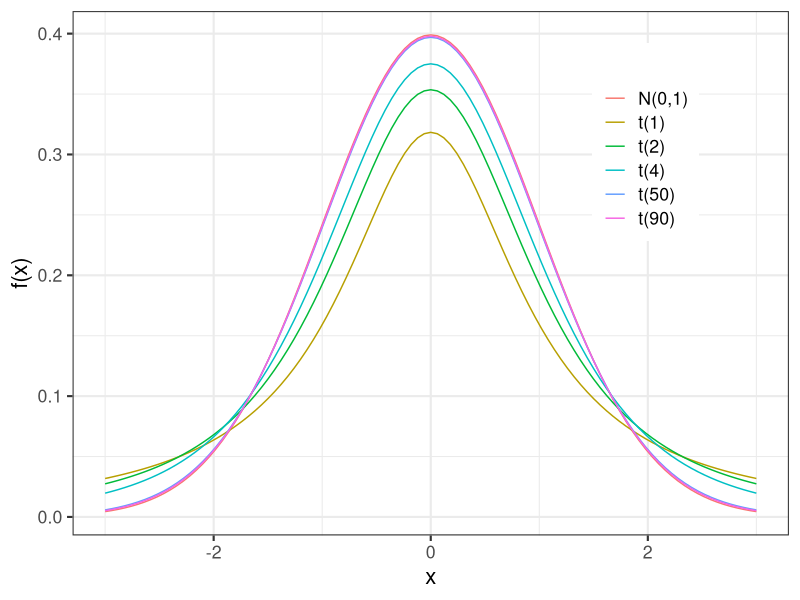
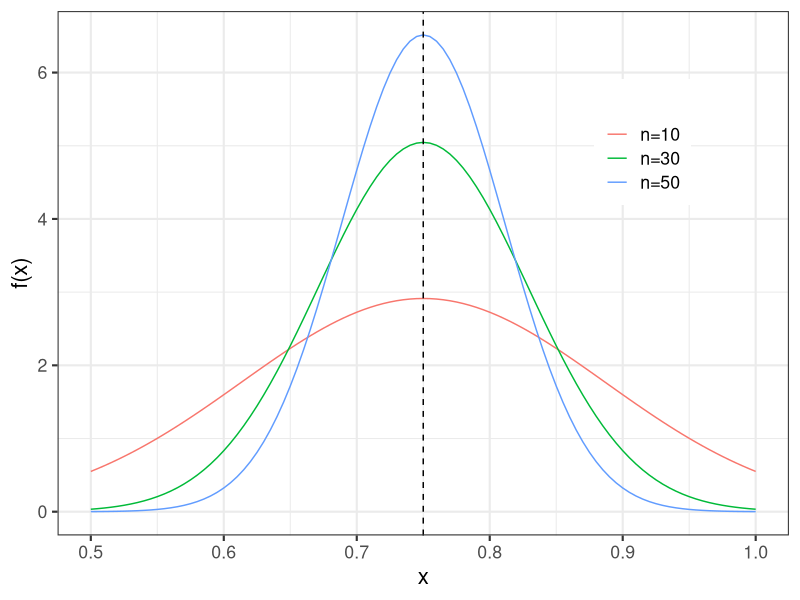
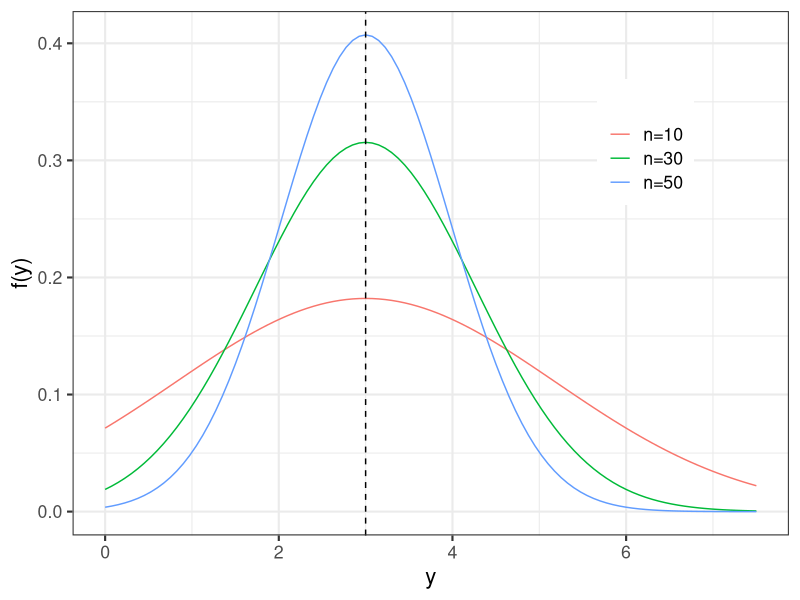
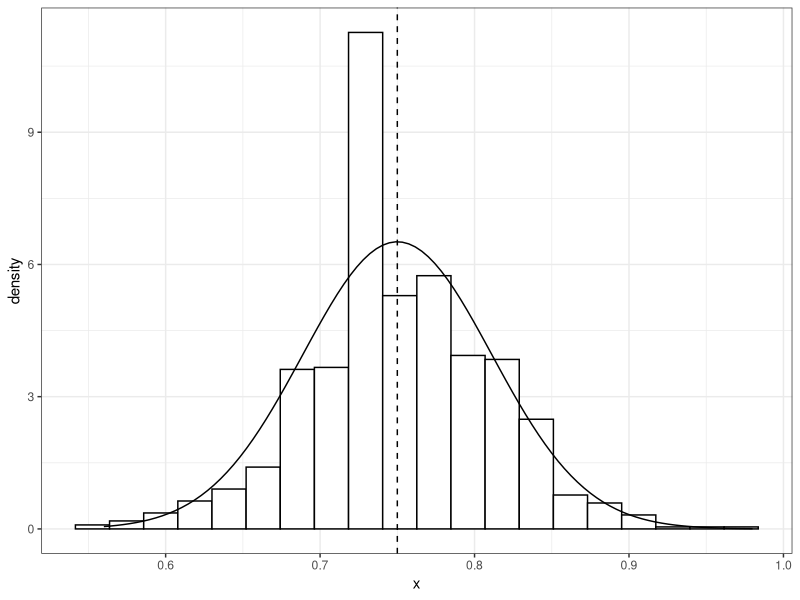
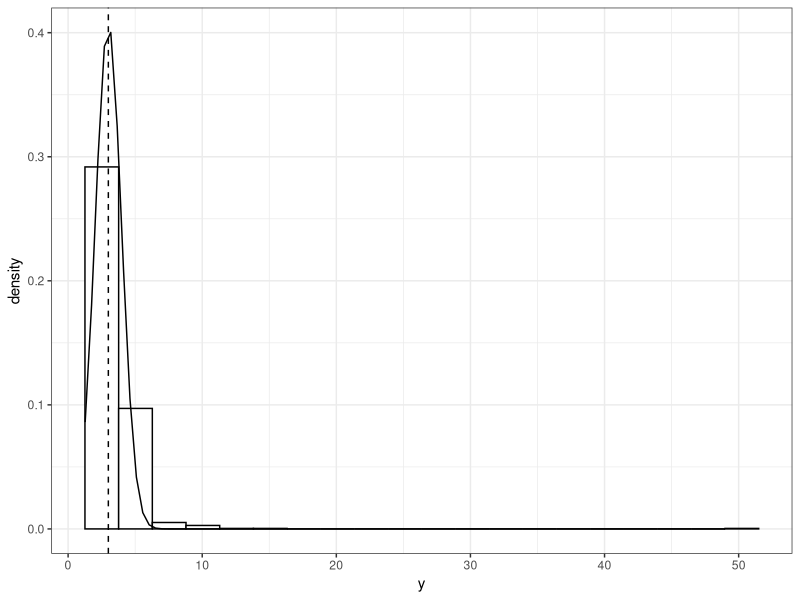

Recreate these plots in R, in order.
## ---- chunk 1
library(ggplot2)
ggplot() +
  geom_function(fun = dnorm, mapping = aes(colour = "N(0,1)" ) ) +
  geom_function(fun = dt, args = list(df = 1), mapping = aes(colour = "t(1)" ) ) +
  geom_function(fun = dt, args = list(df = 2), mapping = aes(colour = "t(2)" ) ) +
  geom_function(fun = dt, args = list(df = 4), mapping = aes(colour = "t(4)" ) ) +
  geom_function(fun = dt, args = list(df = 50), mapping = aes(colour = "t(50)" ) ) +
  geom_function(fun = dt, args = list(df = 90), mapping = aes(colour = "t(90)" ) ) +
  # scale_color_manual(values = 1:5, breaks =  1:5, labels = labels) +
  xlim(-3,3) +
  labs(
    x = "x",
    y = "f(x)",
    colour = "",
  ) + 
  theme_bw(base_size = 16) + 
    theme(legend.position = c(.8,.75))
## ---- chunk 2
n = c(10, 30, 50)
px <- ggplot() +
  geom_function(fun = dnorm, args = list(mean = 0.75, sd = sqrt(0.25 * (1-0.25) / n[1]) ), mapping = aes(colour = "n=10" ) ) +
  geom_function(fun = dnorm, args = list(mean = 0.75, sd = sqrt(0.25 * (1-0.25) / n[2]) ), mapping = aes(colour = "n=30" ) ) +
  geom_function(fun = dnorm, args = list(mean = 0.75, sd = sqrt(0.25 * (1-0.25) / n[3]) ), mapping = aes(colour = "n=50" ) ) +
  geom_vline(xintercept = 0.75, linetype=2) + 
  # geom_function(fun = dgamma, args = list(shape = param[2,1], scale = param[2,2]), 
  #               mapping = aes(colour = "2", linetype ="2" ) ) +
  # geom_function(fun = dgamma, args = list(shape = param[3,1], scale = param[3,2]), 
  #               mapping = aes(colour = "3", linetype ="3" ) ) +
  # geom_function(fun = dgamma, args = list(shape = param[4,1], scale = param[4,2]), 
  #               mapping = aes(colour = "4", linetype ="4" ) ) +
  # geom_function(fun = dgamma, args = list(shape = param[5,1], scale = param[5,2]), 
  #               mapping = aes(colour = "5", linetype ="5" ) ) +
  # scale_color_manual(values = 1:5, breaks =  1:5, labels = labels) +
  # scale_linetype_manual(values = 1:5, breaks =  1:5, labels = labels) +
  xlim(1/2, 1) +
  labs(
    x = "x",
    y = "f(x)",
    colour = "",
  ) + 
  theme_bw(base_size = 16) + 
    theme(legend.position = c(.8,.75))

px
## ---- chunk 3
py <- ggplot() +
  geom_function(fun = dnorm, args = list(mean = 0.75 / (1-0.75), sd = sqrt(0.75 * (1-0.75)  / (n[1] * (1-0.75)^4) ) ), mapping = aes(colour = "n=10" ) ) +
  geom_function(fun = dnorm, args = list(mean = 0.75 / (1-0.75), sd = sqrt(0.75 * (1-0.75)  / (n[2] * (1-0.75)^4) ) ), mapping = aes(colour = "n=30" ) ) +
  geom_function(fun = dnorm, args = list(mean = 0.75 / (1-0.75), sd = sqrt(0.75 * (1-0.75)  / (n[3] * (1-0.75)^4) ) ), mapping = aes(colour = "n=50" ) ) +
  geom_vline(xintercept = 0.75/0.25, linetype=2) + 
  # geom_function(fun = dgamma, args = list(shape = param[2,1], scale = param[2,2]), 
  #               mapping = aes(colour = "2", linetype ="2" ) ) +
  # geom_function(fun = dgamma, args = list(shape = param[3,1], scale = param[3,2]), 
  #               mapping = aes(colour = "3", linetype ="3" ) ) +
  # geom_function(fun = dgamma, args = list(shape = param[4,1], scale = param[4,2]), 
  #               mapping = aes(colour = "4", linetype ="4" ) ) +
  # geom_function(fun = dgamma, args = list(shape = param[5,1], scale = param[5,2]), 
  #               mapping = aes(colour = "5", linetype ="5" ) ) +
  # scale_color_manual(values = 1:5, breaks =  1:5, labels = labels) +
  # scale_linetype_manual(values = 1:5, breaks =  1:5, labels = labels) +
  xlim(0,7.5) +
  labs(
    x = "y",
    y = "f(y)",
    colour = "",
  ) + 
  theme_bw(base_size = 16) + 
    theme(legend.position = c(.8,.75))
 
py
## ---- chunk 4
M = 1000
x <- matrix(rbinom(50*M,size = 1,prob = .75),ncol = M)
## ---- chunk 5
library(tibble)
tibble(x = apply(x,2,FUN = function(x) mean(x))) |> 
  ggplot() + 
  geom_histogram(aes(x=x, y=..density..), bins = 20, fill="white", color=1) + 
  geom_function(fun = dnorm, args = list(mean = 0.75, sd = sqrt(0.25 * (1-0.25) / n[3]) ) ) +
  geom_vline(xintercept = 0.75, linetype=2) + 
  theme_bw()
## ---- chunk 6
ggplot() + 
  geom_histogram(data = tibble(y = apply(x,2,FUN = function(x) mean(x)/(1-mean(x)))), mapping = aes(x=y, y=..density..), bins = 20, fill="white", color=1) + 
  geom_function(fun = dnorm, args = list(mean = 0.75 / (1-0.75), sd = sqrt(0.75 * (1-0.75)  / (n[3] * (1-0.75)^4) ) ) ) +  
  geom_vline(xintercept = 0.75/0.25, linetype=2) + 
  theme_bw()
